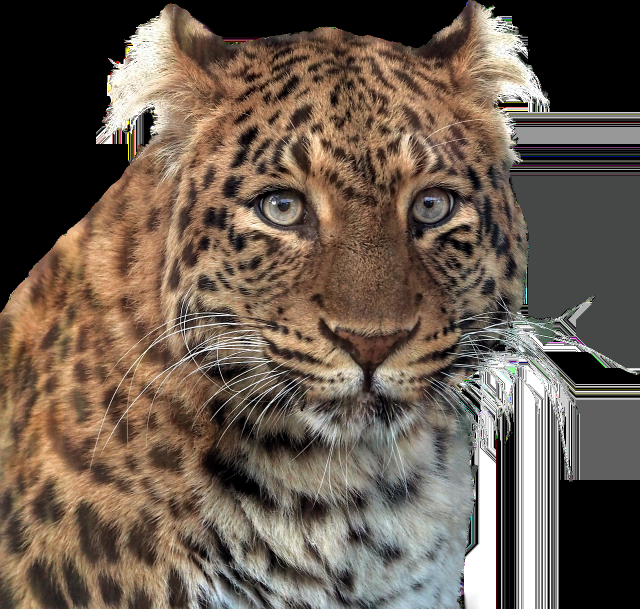
#> input picture OFDM/panther.png, 1280 x 1217 px, found by its file name (shown at 1/2 size)
$ jupyter execute 4_FFT_vs_DWT-OFDM.ipynb
#> lines starting #> are read from the running program, lines starting #| are printed output that depends on the picture
# FFT-OFDM vs DWT-OFDM

## Import Packages

[cell 1]
import numpy as np
import pywt
import cv2
from skimage.metrics import peak_signal_noise_ratio as psnr
from skimage.metrics import structural_similarity as ssim
import matplotlib.pyplot as plt
import scipy.fftpack

# Suppress PyWavelets warnings about exact reconstruction length
import warnings
warnings.filterwarnings("ignore", message="The wavelet w's filter length is 4. When input data length is 256, pywt.dwt_max_level will return 6. Max level should be a little less.")

## SYSTEM PARAMETERS

[cell 2]
## ============================================================================================================== ##
##                                              SYSTEM PARAMETERS                                                ##
## ============================================================================================================== ##
N_SUBCARRIERS = 256   # Number of subcarriers (FFT size or DWT block size)
CP_RATIO = 1/4        # Cyclic Prefix ratio
CP_LENGTH = int(N_SUBCARRIERS * CP_RATIO)
K = 1                 # Number of users
M_ANTENNAS = 1        # Number of BS antennas. For Massive MIMO, M_ANTENNAS >> K.
MOD_ORDER_BITS = 2    # Modulation order in bits. 1 for BPSK, 2 for QPSK.
SNR_DB = 20           # Signal-to-noise ratio (dB) for the wireless channel.
WAVELET = 'db4'       # Wavelet type (e.g., 'db4' for Daubechies 4)

# Set the desired OFDM technique: 'FFT-OFDM' or 'DWT-OFDM'
OFDM_TECHNIQUE = 'DWT-OFDM' # Change this to switch between techniques "DWT-OFDM" and "FFT-OFDM"

## MODULATION & DEMODULATION

[cell 3]
## ============================================================================================================== ##
##                                           MODULATION & DEMODULATION                                           ##
## ============================================================================================================== ##

def modulate_psk(bits, mod_order_bits):
    """
    Modulates an array of binary bits into PSK (Phase Shift Keying) symbols.
    """
    bits = bits.astype(int)

    if mod_order_bits == 1: # BPSK
        return 2 * bits - 1
    elif mod_order_bits == 2: # QPSK
        bits_reshaped = bits.reshape(-1, 2)
        symbols = (2 * bits_reshaped[:, 0] - 1) + 1j * (2 * bits_reshaped[:, 1] - 1)
        return symbols / np.sqrt(2)
    else:
        raise NotImplementedError(f"{2**mod_order_bits}-PSK/QAM not implemented. Only BPSK/QPSK.")

def demodulate_psk(rx_symbols, mod_order_bits):
    """
    Demodulates received PSK symbols back into binary bits.
    """
    if mod_order_bits == 1: # BPSK
        return (np.real(rx_symbols) > 0).astype(int)
    elif mod_order_bits == 2: # QPSK
        real_bits = (np.real(rx_symbols) > 0).astype(int)
        imag_bits = (np.imag(rx_symbols) > 0).astype(int)
        return np.stack((real_bits, imag_bits), axis=-1).flatten()
    else:
        raise NotImplementedError(f"{2**mod_order_bits}-PSK/QAM not implemented. Only BPSK/QPSK.")

def add_cyclic_prefix(ofdm_symbol, cp_length):
    """
    Adds a cyclic prefix to an OFDM/DWT-OFDM symbol.
    """
    return np.concatenate((ofdm_symbol[-cp_length:], ofdm_symbol))

def remove_cyclic_prefix(rx_ofdm_symbol, cp_length):
    """
    Removes the cyclic prefix from a received OFDM/DWT-OFDM symbol.
    """
    return rx_ofdm_symbol[cp_length:]

## TRANSMITTER FUNCTIONS

[cell 4]
## ============================================================================================================== ##
##                                                 TRANSMITTER FUNCTIONS                                         ##
## ============================================================================================================== ##

# [10 lines left out: function fft_ofdm_transmitter, not called in this run]

def dwt_ofdm_transmitter_block(data_symbols, N_subcarriers, wavelet_name, dwt_max_level, cp_length):
    """
    Applies DWT to real/imaginary parts of data_symbols and adds CP for DWT-OFDM.
    Returns the DWT-OFDM symbol and coefficient info for reconstruction.
    """
    real_part = data_symbols.real
    imag_part = data_symbols.imag

    # Perform multi-level DWT decomposition on real and imaginary parts
    coeffs_real = pywt.wavedec(real_part, wavelet_name, level=dwt_max_level)
    coeffs_imag = pywt.wavedec(imag_part, wavelet_name, level=dwt_max_level)

    # Store lengths of coefficient arrays for reconstruction at receiver
    current_coeff_lengths_real = [len(c) for c in coeffs_real]
    current_coeff_lengths_imag = [len(c) for c in coeffs_imag]

    # Flatten all DWT coefficient arrays into a single 1D array
    flattened_dwt_symbol = np.concatenate(coeffs_real + coeffs_imag)

    # Add Cyclic Prefix
    dwt_symbol_with_cp = add_cyclic_prefix(flattened_dwt_symbol, cp_length)

    coeff_info = {
        'dwt_max_level': dwt_max_level,
        'coeffs_real_lengths': current_coeff_lengths_real,
        'coeffs_imag_lengths': current_coeff_lengths_imag,
        'total_flattened_length': len(flattened_dwt_symbol)
    }
    return dwt_symbol_with_cp, coeff_info

def general_transmitter(image_path, N_subcarriers, K, mod_order_bits, cp_length, technique='FFT-OFDM', wavelet_name=None):
    """
    General transmitter function that supports both FFT-OFDM and DWT-OFDM.
    """
#> called with N_subcarriers = 256, K = 1, mod_order_bits = 2, cp_length = 64, technique = 'DWT-OFDM', wavelet_name = 'db4'
    img = cv2.imread(image_path, cv2.IMREAD_GRAYSCALE)
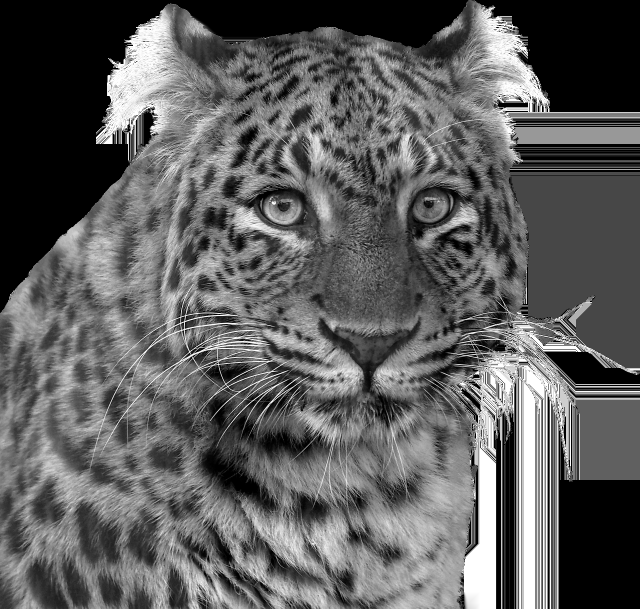
#> img: shape (1217, 1280) (shown at 1/2 size); min 0, max 255, mean 93.4
    if img is None:
        raise FileNotFoundError(f"Image not found at {image_path}")

    img_resized = cv2.resize(img, (N_subcarriers, N_subcarriers))
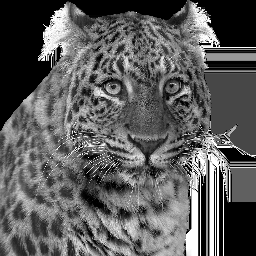
#> img_resized: shape (256, 256); min 0, max 255, mean 92.5
    img_flat_bytes = img_resized.flatten().astype(np.uint8)
    total_image_bits = np.unpackbits(img_flat_bytes)

    bits_per_modulated_symbol = mod_order_bits

    # Calculate total modulated symbols needed, ensure it's a multiple of N_subcarriers * K
    num_modulated_symbols = int(np.ceil(len(total_image_bits) / bits_per_modulated_symbol))
#> num_modulated_symbols = 262144

    symbols_per_ofdm_block_input = N_subcarriers
    num_blocks_needed_total = int(np.ceil(num_modulated_symbols / (symbols_per_ofdm_block_input * K))) * K
#> num_blocks_needed_total = 1024
#> (the rest of the program and of its run is left out)
